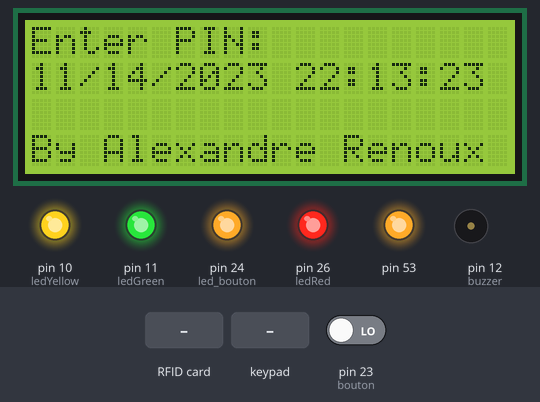
The sketch below on a simulated Arduino Mega 2560, built with avr-gcc and run on an emulated ATmega2560. Shown: 20×4 character LCD, output pins drawn as LEDs (lit = HIGH), buzzer (waves = sounding). Inputs (shaded band) come from the test bench; at power-on: pin 23 (bouton) LOW. The local clock reads 2024-03-15 10:24:30 at power-on unless the sketch sets it; no radio packets arrive unless stated; what the sketch prints to the serial monitor is not drawn.

Above: at 3.3 s.
3.4 s: RFID card 76 EF 37 D5 held to the reader
At 4.8 s:
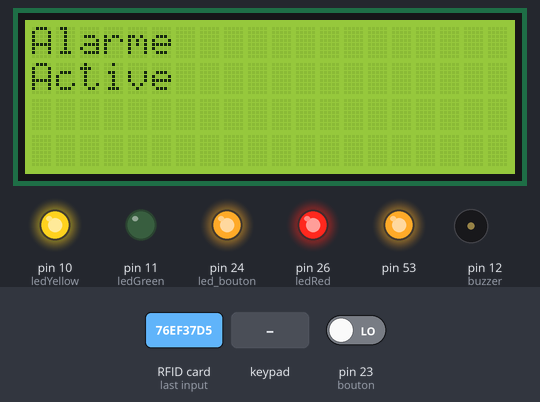
6.4 s: pin 23 (bouton) driven HIGH
At 7.8 s:
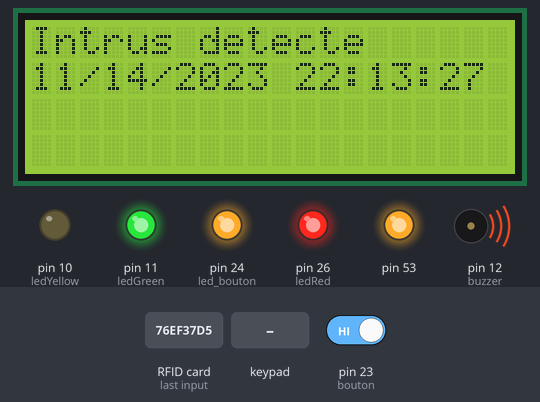
9.4 s: keypad keys 1 2 3 4 * pressed 0.4 s apart
At 12.4 s:
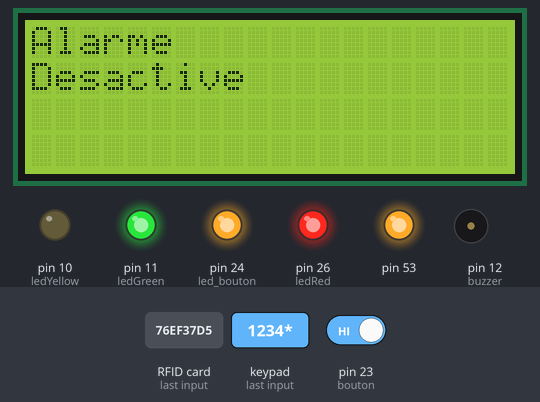
14.4 s: key '*' pressed
At 15.5 s:
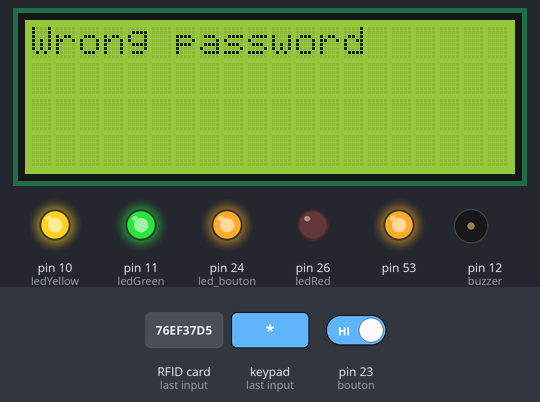
17.4 s: key 'C' pressed
At 19.8 s:
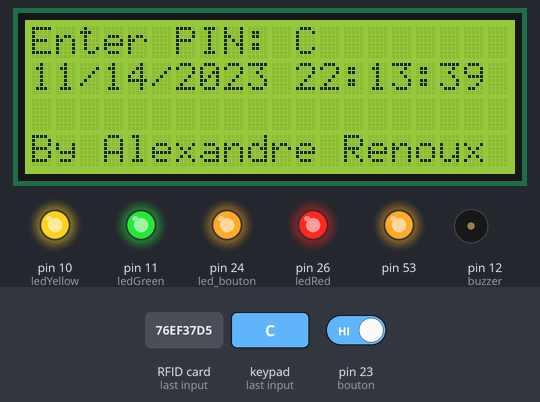
20.4 s: keypad keys 1 2 3 4 D pressed 0.4 s apart
At 22.8 s:
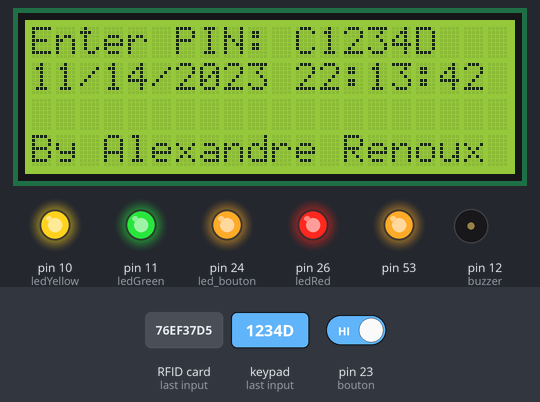
Timing chart, 0 to 24.3 s (numbered marks = the images above; inputs shaded):
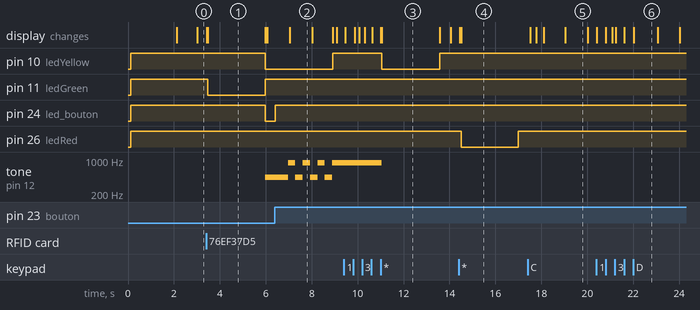

The sketch:

alarm5_fichiers_separes.ino
```cpp
#include <VirtualWire.h>
#include <SPI.h>
#include <Wire.h>
#include "RTC.h"
#include "alarm.h"
#include "buzzer.h"
#include "keypad.h"
#include "lcd.h"
#include "output.h"
#include "sensors.h"
#include "rfid.h"

void setup(){
  Serial.begin(9600);
  lcd.begin(20, 4);
  //Adding time
  Wire.begin();
  RTC.begin();
  SPI.begin(); //Init the SPI bus
  mfrc522.PCD_Init(); // Init MFRC522 card
  Serial.println("Scan PICC to see UID and type...");

  //If we remove the comment from the following line, we will set up the module time and date with the computer one
  RTC.adjust(DateTime(__DATE__, __TIME__));
  pinMode(buzzer, OUTPUT);

  // Initialise the IO and ISR
  vw_set_rx_pin(receive_pin);
  vw_set_ptt_inverted(true); // Required for DR3100
  vw_setup(4000);  // Bits per sec
  vw_rx_start();       // Start the receiver PLL running

  //Pour le boitier central
  pinMode(ledYellow, OUTPUT);  //yellow light
  pinMode(ledGreen, OUTPUT);  //green light
  pinMode(ledRed, OUTPUT);  //red light
  digitalWrite(ledYellow, HIGH);
  digitalWrite(ledGreen, HIGH);
  digitalWrite(ledRed, HIGH);
  //initialize reedpin
  pinMode(bouton, INPUT);
  pinMode(led_bouton, OUTPUT);
  digitalWrite(led_bouton, HIGH);

  lcd.print("initialisation..");
  delay(2000);

  displayCodeEntryScreen();
  keypad.addEventListener(keypadEvent); //add an event listener for this keypad
}

void loop(){
  printTime();
  checkRFID();
  keypad.getKey();
  if (isActive() == 1) {
    contactDetector();
    motionDetector();
  }
  if(isTriggered() == 1) {
    updateBuzzer();
  }
}

int rang = 0;
//take care of some special events
void keypadEvent(KeypadEvent eKey){
  switch (keypad.getState()){
  case PRESSED:

    //lcd.write(eKey);
    switch (eKey){
    case '*':
      checkPassword();
      rang = 0;
      delay(1);
      break;

    case '#':
      password.reset();
      lcd.clear();
      delay(100);
      displayCodeEntryScreen();
      rang = 0;
      break;

    case 'A':
      setActivation(true);
      password.reset();
      break;

    case 'B':
      setActivation(false);
      password.reset();
      break;

    default:
      password.append(eKey);
      lcd.setCursor(11+rang,0);
      lcd.print(eKey);
      rang = rang +1;
      delay(1);
    }
  }
}
```

RTC.cpp
```cpp
#include "lcd.h"
#include "RTC.h"

RTC_DS1307 RTC;

void printTime(){
   //display time and date
  DateTime now = RTC.now();

  //DATE
  lcd.setCursor(0,1);
  lcd.print(now.month(), DEC);
  lcd.print('/');
  //We print the day
  lcd.print(now.day(), DEC);
  lcd.print('/');
  //We print the year
  lcd.print(now.year(), DEC);
  lcd.print(' ');

  //TIME
  lcd.setCursor(11,1);
  lcd.print(now.hour(), DEC);
  lcd.print(':');
  lcd.setCursor(14,1);
  lcd.print(now.minute(), DEC);
  lcd.print(':');
  lcd.print(now.second(), DEC);
  //delay(1);
}
```

RTC.h
```cpp
#include <RTClib.h>

//Real Time Clock
extern RTC_DS1307 RTC;

void printTime();
```

alarm.cpp
```cpp
#include <Arduino.h>
#include "lcd.h"
#include "alarm.h"
#include "buzzer.h"
#include "output.h"

int _isTriggered = 0;
int alarmActive = 0;

void alarmTriggered(){
  _isTriggered = 1;
  digitalWrite(ledYellow,0);
  lcd.clear();
  lcd.setCursor(0,0);
  lcd.print("Intrus detecte");
  triggerBuzzer();
}

void activate(){
    lcd.clear();
    delay(50);
    lcd.print("Alarme");
    lcd.setCursor(0,1);
    lcd.print("Active");
    alarmActive = 1;
    digitalWrite(ledGreen, LOW);//turn on
    delay(2500);
    displayCodeEntryScreen();
    digitalWrite(ledGreen, HIGH);// turn off
}

void deactivate(){
    _isTriggered = 0;
    lcd.clear();
    delay(50);
    noTone(buzzer);
    lcd.print("Alarme");
    lcd.setCursor(0,1);
    lcd.print("Desactive");
    alarmActive = 0;
    digitalWrite(ledYellow, LOW);//turn on
    delay(2500);
    displayCodeEntryScreen();
    digitalWrite(ledYellow, HIGH);// turn off

}

int isTriggered(){
 return _isTriggered;
}

int isActive(){
 return alarmActive;
}

void setIsTriggered(int v){
 _isTriggered = v;
}

void setAlarmActive(int v){
 alarmActive = v;
}
```

alarm.h
```cpp
void activate();
void deactivate();
void alarmTriggered();
int isTriggered();
int isActive();
void setIsTriggered(int);
void setAlarmActive(int);
```

buzzer.cpp
```cpp
#include <Arduino.h>
#include "output.h"
#include "buzzer.h"
#include "lcd.h"
#include "alarm.h"

int timerAlarm = 0;

int counter = 0;
int freq[] = {440,880,440,880,440,880,440,880};

void triggerBuzzer(){
  tone(buzzer,440);
  timerAlarm = millis();
}

void updateBuzzer(){
  if(timerAlarm <= 0) return;

  if(millis() - timerAlarm > 250)
  {
    noTone(buzzer);
    tone(buzzer, freq[counter]);

    counter++;
    if(counter > 7){
      timerAlarm = 0;
      counter = 0;
      setIsTriggered(0);
      displayCodeEntryScreen();
      digitalWrite(ledYellow,1);
    }
    else{
      timerAlarm = millis();
    }
  }
  /*else if(millis() - timerAlarm > 750)
  {
    noTone(buzzer);
    tone(buzzer, 392);
  }
  else if(millis() - timerAlarm > 500)
  {
    noTone(buzzer);
    tone(buzzer, 660);
  }
  else if(millis() - timerAlarm > 250 && counter==0)
  {
    noTone(buzzer);
    tone(buzzer, 880);
    counter = 1;
  }*/
}
```

buzzer.h
```cpp
void triggerBuzzer();
void updateBuzzer();
```

output.h
```cpp
// define pin numbers for lcd
#define RS 42
#define ENABLE 40
#define D4 38
#define D5 36
#define D6 34
#define D7 32

//define leds
#define ledYellow 10
#define ledGreen 11
#define ledRed 26

//Buzzer pin (it has to be a pwm)
#define buzzer 12

//pin connected to the receiver 433 Mhz
#define receive_pin 22

//variables pour capteur de contact(bouton poussoir)
#define bouton 23
#define led_bouton 24

//define pin RFID
#define SS_PIN 48
#define RST_PIN 49
```

rfid.cpp
```cpp
#include "rfid.h"
#include "alarm.h"
#include "output.h"

MFRC522 mfrc522(SS_PIN, RST_PIN);  // Create MFRC522 instance.

byte correctID[] = {0x76, 0xEF, 0x37, 0xD5};

void checkRFID(){
    // Look for new cards, and select one if present
  if ( ! mfrc522.PICC_IsNewCardPresent() || ! mfrc522.PICC_ReadCardSerial() ) {
    delay(50);
    return;
  }

  // Now a card is selected. The UID and SAK is in mfrc522.uid.
  boolean idValid = true;
  // Dump UID
  Serial.print(F("Card UID:"));
  for (byte i = 0; i < mfrc522.uid.size; i++) {
    if( correctID[i] != mfrc522.uid.uidByte[i]){
      idValid = false;
    }
  }
  Serial.println();
  if(idValid && isActive() == 0){
    Serial.print("Valide");
    activate();
  }
  else if(idValid && isActive() == 1){
    deactivate();
  }
}
```

rfid.h
```cpp
#include <MFRC522.h>

extern MFRC522 mfrc522;


void checkRFID();
```

sensors.cpp
```cpp
#include <VirtualWire.h>
#include "sensors.h"
#include "output.h"
#include "alarm.h"

int val = 0;

void contactDetector(){
  val= digitalRead(bouton);
  if(val==LOW){
    digitalWrite(led_bouton, LOW);
    alarmTriggered();
  }
  else{
    digitalWrite(led_bouton, HIGH);
  }
}

void motionDetector(){
  uint8_t buf[VW_MAX_MESSAGE_LEN];
  uint8_t buflen = VW_MAX_MESSAGE_LEN;

  if (vw_get_message(buf, &buflen)) // Non-blocking
  {
    if(buf[0]=='1'){
      alarmTriggered();
    }
  }
}
```

sensors.h
```cpp
void contactDetector();
void motionDetector();
```

keypad.cpp
```cpp
#include "keypad.h"
#include "alarm.h"
#include "lcd.h"

const byte ROWS = 4; // Four rows
const byte COLS = 4; // columns
// Define the Keymap
char keys[ROWS][COLS] = {
  {
    '1','2','3','A'  }
  ,
  {
    '4','5','6','B'  }
  ,
  {
    '7','8','9','C'  }
  ,
  {
    '*','0','#','D'  }
};
// Connect keypad ROW0, ROW1, ROW2 and ROW3 to these Arduino pins.
byte rowPins[ROWS] = {
  9, 8, 7, 6 };// Connect keypad COL0, COL1 and COL2 to these Arduino pins.
byte colPins[COLS] = {
  5, 4, 3 ,2 };


// Create the Keypad
Keypad keypad = Keypad( makeKeymap(keys), rowPins, colPins, ROWS, COLS );

Password password = Password("1234"); //password to unlock, can be changed

boolean activation = false;

void checkPassword(){
  if (isActive() == 0 && password.evaluate() && activation){  //if password is right open
      activate();
  }

  else if (isActive() == 1 && password.evaluate() && !activation){  //if password is right open
    deactivate();
    }

  else{
    invalidCode();
  }
  password.reset();
}

void setActivation(boolean e){
 activation = e;
}
```

keypad.h
```cpp
#include <Password.h>
#include <Keypad.h>

extern Keypad keypad;
extern Password password;
void checkPassword();
void setActivation(boolean);
```

lcd.cpp
```cpp
#include <Arduino.h>
#include <LiquidCrystal.h>
#include "lcd.h"
#include "output.h"

// create LCD
LiquidCrystal lcd(RS, ENABLE, D4, D5, D6, D7);

void displayCodeEntryScreen(){ //Displaying start screen for users to enter PIN
  lcd.clear();
  lcd.setCursor(0,0);
  lcd.print("Enter PIN:");
  lcd.setCursor(0,3);
  lcd.print("By Alexandre Renoux");
  lcd.setCursor(11,0);
}

void invalidCode () {
    lcd.clear();
    delay(50);
    lcd.print("Wrong password");
    digitalWrite(ledRed, LOW); //turn on
    delay(2500);
    digitalWrite(ledRed, HIGH);//turn off
    delay(500);
    displayCodeEntryScreen();

  }
```

lcd.h
```cpp
#include <LiquidCrystal.h>

extern LiquidCrystal lcd;
void displayCodeEntryScreen();
void invalidCode();
```

Measured:
- after the input at 3.4 s, pin 10 (ledYellow), pin 24 (led_bouton): HIGH → LOW after 2.6 s; pin 11 (ledGreen): HIGH → LOW after 0.07 s, → HIGH 2.5 s later; tone on pin 12 (buzzer): silent → 440 Hz after 2.6 s; the display: first changes at once (image 1 shows a later state)
- after the input at 6.4 s, pin 10 (ledYellow): LOW → HIGH after 2.5 s; pin 24 (led_bouton): LOW → HIGH at once; tone on pin 12 (buzzer): alternates 880 Hz for 0.32 s and 440 Hz for 0.32 s, starting after 0.57 s
- after the input at 9.4 s, pin 10 (ledYellow): HIGH → LOW after 1.7 s, → HIGH 2.5 s later; tone on pin 12 (buzzer): 880 Hz → silent after 1.7 s
- after the input at 14.4 s, pin 26 (ledRed): HIGH → LOW after 0.11 s, → HIGH 2.5 s later; the display: first changes after 0.05 s (image 4 shows a later state)
- after the input at 17.4 s, the display: first differs from a run without the input after 0.39 s (image 5 shows a later state)
- what the display in image 1 shows lasts 2.5 s, from 3.5 s to 6.0 s
- what the display in image 5 shows lasts 1.0 s, from 19.0 s to 20.0 s
